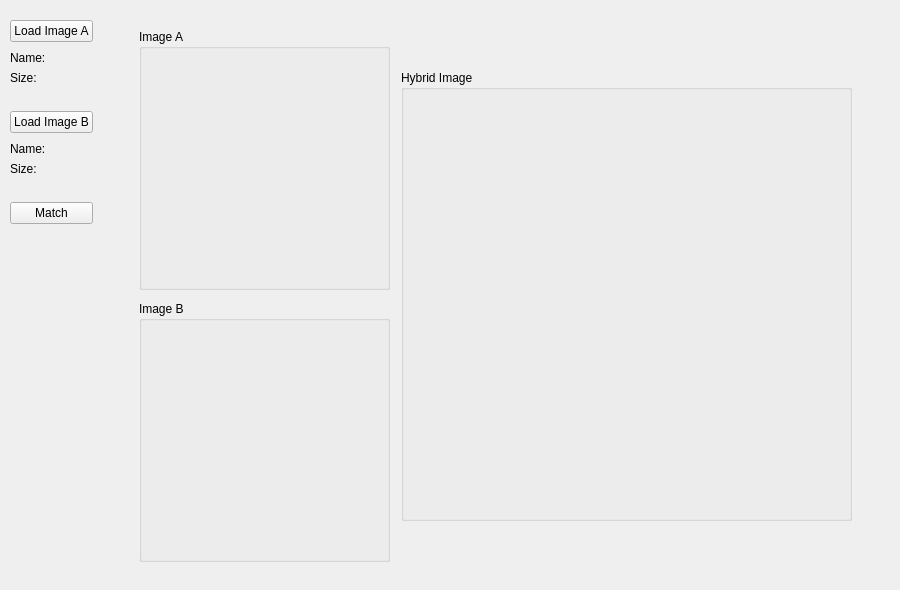
       <widget class="QWidget" name="tab_2">
        <attribute name="title">
         <string>Matching</string>
        </attribute>
        <widget class="QWidget" name="gridLayoutWidget_9">
         <property name="geometry">
          <rect>
           <x>10</x>
           <y>10</y>
           <width>881</width>
           <height>571</height>
          </rect>
         </property>
         <layout class="QGridLayout" name="gridLayout_24">
          <item row="0" column="1">
           <spacer name="horizontalSpacer_23">
            <property name="orientation">
             <enum>Qt::Horizontal</enum>
            </property>
            <property name="sizeType">
             <enum>QSizePolicy::Expanding</enum>
            </property>
            <property name="sizeHint" stdset="0">
             <size>
              <width>5</width>
              <height>20</height>
             </size>
            </property>
           </spacer>
          </item>
          <item row="0" column="2">
           <layout class="QGridLayout" name="gridLayout_25">
            <item row="0" column="1">
             <spacer name="horizontalSpacer_24">
              <property name="orientation">
               <enum>Qt::Horizontal</enum>
              </property>
              <property name="sizeType">
               <enum>QSizePolicy::Maximum</enum>
              </property>
              <property name="sizeHint" stdset="0">
               <size>
                <width>5</width>
                <height>20</height>
               </size>
              </property>
             </spacer>
            </item>
            <item row="0" column="2">
             <widget class="QGroupBox" name="groupBox_21">
              <property name="minimumSize">
               <size>
                <width>451</width>
                <height>451</height>
               </size>
              </property>
              <property name="maximumSize">
               <size>
                <width>451</width>
                <height>451</height>
               </size>
              </property>
              <property name="title">
               <string>Hybrid Image</string>
              </property>
              <widget class="ImageView" name="matchingImg" native="true">
               <property name="geometry">
                <rect>
                 <x>20</x>
                 <y>30</y>
                 <width>401</width>
                 <height>401</height>
                </rect>
               </property>
               <property name="minimumSize">
                <size>
                 <width>401</width>
                 <height>401</height>
                </size>
               </property>
               <property name="maximumSize">
                <size>
                 <width>401</width>
                 <height>401</height>
                </size>
               </property>
              </widget>
             </widget>
            </item>
            <item row="0" column="0">
             <layout class="QVBoxLayout" name="verticalLayout_19">
              <item>
               <widget class="QGroupBox" name="groupBox_22">
                <property name="minimumSize">
                 <size>
                  <width>251</width>
                  <height>261</height>
                 </size>
                </property>
                <property name="maximumSize">
                 <size>
                  <width>261</width>
                  <height>271</height>
                 </size>
                </property>
                <property name="title">
                 <string>Image A</string>
                </property>
                <widget class="ImageView" name="matchingA" native="true">
                 <property name="geometry">
                  <rect>
                   <x>10</x>
                   <y>20</y>
                   <width>231</width>
                   <height>231</height>
                  </rect>
                 </property>
                 <property name="minimumSize">
                  <size>
                   <width>231</width>
                   <height>231</height>
                  </size>
                 </property>
                 <property name="maximumSize">
                  <size>
                   <width>231</width>
                   <height>231</height>
                  </size>
                 </property>
                </widget>
               </widget>
              </item>
              <item>
               <spacer name="verticalSpacer_37">
                <property name="orientation">
                 <enum>Qt::Vertical</enum>
                </property>
                <property name="sizeType">
                 <enum>QSizePolicy::Maximum</enum>
                </property>
                <property name="sizeHint" stdset="0">
                 <size>
                  <width>20</width>
                  <height>5</height>
                 </size>
                </property>
               </spacer>
              </item>
              <item>
               <widget class="QGroupBox" name="groupBox_23">
                <property name="minimumSize">
                 <size>
                  <width>251</width>
                  <height>261</height>
                 </size>
                </property>
                <property name="title">
                 <string>Image B</string>
                </property>
                <widget class="ImageView" name="matchingB" native="true">
                 <property name="geometry">
                  <rect>
                   <x>10</x>
                   <y>20</y>
                   <width>231</width>
                   <height>231</height>
                  </rect>
                 </property>
                 <property name="minimumSize">
                  <size>
                   <width>231</width>
                   <height>231</height>
                  </size>
                 </property>
                 <property name="maximumSize">
                  <size>
                   <width>231</width>
                   <height>231</height>
                  </size>
                 </property>
                </widget>
               </widget>
              </item>
             </layout>
            </item>
           </layout>
          </item>
          <item row="0" column="0">
           <layout class="QVBoxLayout" name="verticalLayout_20">
            <item>
             <spacer name="verticalSpacer_38">
              <property name="orientation">
               <enum>Qt::Vertical</enum>
              </property>
              <property name="sizeType">
               <enum>QSizePolicy::Maximum</enum>
              </property>
              <property name="sizeHint" stdset="0">
               <size>
                <width>1</width>
                <height>10</height>
               </size>
              </property>
             </spacer>
            </item>
            <item>
             <widget class="QPushButton" name="matchingLoaderA">
              <property name="text">
               <string>Load Image A</string>
              </property>
             </widget>
            </item>
            <item>
             <spacer name="verticalSpacer_39">
              <property name="orientation">
               <enum>Qt::Vertical</enum>
              </property>
              <property name="sizeType">
               <enum>QSizePolicy::Maximum</enum>
              </property>
              <property name="sizeHint" stdset="0">
               <size>
                <width>1</width>
                <height>3</height>
               </size>
              </property>
             </spacer>
            </item>
            <item>
             <layout class="QVBoxLayout" name="verticalLayout_21">
              <item>
               <widget class="QLabel" name="matchingInputAName">
                <property name="text">
                 <string>Name:</string>
                </property>
               </widget>
              </item>
              <item>
               <widget class="QLabel" name="matchingInputASize">
                <property name="text">
                 <string>Size:</string>
                </property>
               </widget>
              </item>
             </layout>
            </item>
            <item>
             <spacer name="verticalSpacer_40">
              <property name="orientation">
               <enum>Qt::Vertical</enum>
              </property>
              <property name="sizeType">
               <enum>QSizePolicy::Maximum</enum>
              </property>
              <property name="sizeHint" stdset="0">
               <size>
                <width>1</width>
                <height>20</height>
               </size>
              </property>
             </spacer>
            </item>
            <item>
             <widget class="QPushButton" name="matchingLoaderB">
              <property name="text">
               <string>Load Image B</string>
              </property>
             </widget>
            </item>
            <item>
             <spacer name="verticalSpacer_41">
              <property name="orientation">
               <enum>Qt::Vertical</enum>
              </property>
              <property name="sizeType">
               <enum>QSizePolicy::Maximum</enum>
              </property>
              <property name="sizeHint" stdset="0">
               <size>
                <width>1</width>
                <height>3</height>
               </size>
              </property>
             </spacer>
            </item>
            <item>
             <layout class="QVBoxLayout" name="verticalLayout_26">
              <item>
               <widget class="QLabel" name="matchingInputBName">
                <property name="text">
                 <string>Name:</string>
                </property>
               </widget>
              </item>
              <item>
               <widget class="QLabel" name="matchingInputBSize">
                <property name="text">
                 <string>Size:</string>
                </property>
               </widget>
              </item>
             </layout>
            </item>
            <item>
             <spacer name="verticalSpacer_42">
              <property name="orientation">
               <enum>Qt::Vertical</enum>
              </property>
              <property name="sizeType">
               <enum>QSizePolicy::Maximum</enum>
              </property>
              <property name="sizeHint" stdset="0">
               <size>
                <width>1</width>
                <height>20</height>
               </size>
              </property>
             </spacer>
            </item>
            <item>
             <widget class="QPushButton" name="matchingApply_Btn">
              <property name="text">
               <string>Match</string>
              </property>
             </widget>
            </item>
            <item>
             <spacer name="verticalSpacer_43">
              <property name="orientation">
               <enum>Qt::Vertical</enum>
              </property>
              <property name="sizeType">
               <enum>QSizePolicy::Expanding</enum>
              </property>
              <property name="sizeHint" stdset="0">
               <size>
                <width>20</width>
                <height>40</height>
               </size>
              </property>
             </spacer>
            </item>
           </layout>
          </item>
          <item row="0" column="3">
           <spacer name="horizontalSpacer_25">
            <property name="orientation">
             <enum>Qt::Horizontal</enum>
            </property>
            <property name="sizeHint" stdset="0">
             <size>
              <width>5</width>
              <height>20</height>
             </size>
            </property>
           </spacer>
          </item>
         </layout>
        </widget>
       </widget>
